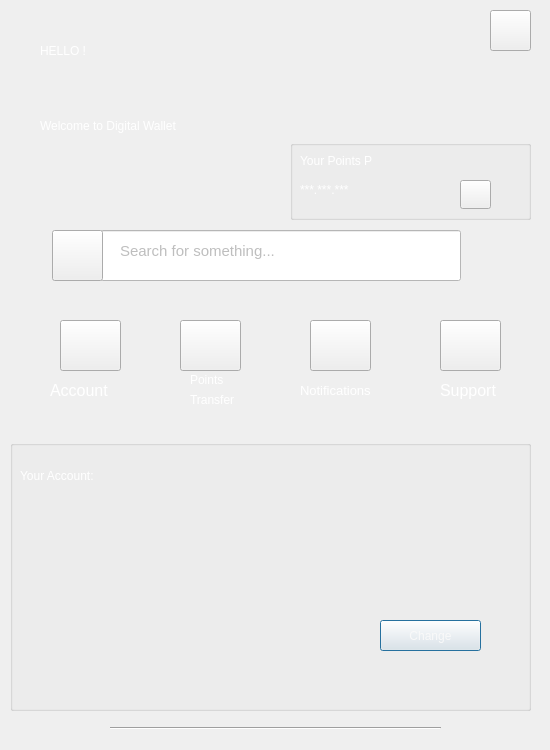
<?xml version="1.0" encoding="UTF-8"?>
<ui version="4.0">
 <class>Menu</class>
 <widget class="QDialog" name="Menu">
  <property name="geometry">
   <rect>
    <x>0</x>
    <y>0</y>
    <width>550</width>
    <height>750</height>
   </rect>
  </property>
  <property name="windowTitle">
   <string>Dialog</string>
  </property>
  <widget class="QLabel" name="label">
   <property name="geometry">
    <rect>
     <x>0</x>
     <y>-260</y>
     <width>561</width>
     <height>1091</height>
    </rect>
   </property>
   <property name="styleSheet">
    <string notr="true">background-image: url(:/nenchu1/picture/troitoi.jpg);</string>
   </property>
   <property name="text">
    <string/>
   </property>
  </widget>
  <widget class="QLabel" name="label_2">
   <property name="geometry">
    <rect>
     <x>40</x>
     <y>110</y>
     <width>261</width>
     <height>31</height>
    </rect>
   </property>
   <property name="styleSheet">
    <string notr="true">color: rgb(255, 255, 255);
font: 14pt &quot;Segoe UI&quot;;</string>
   </property>
   <property name="text">
    <string>Welcome to Digital Wallet</string>
   </property>
  </widget>
  <widget class="QLabel" name="label_3">
   <property name="geometry">
    <rect>
     <x>40</x>
     <y>70</y>
     <width>301</width>
     <height>41</height>
    </rect>
   </property>
   <property name="font">
    <font>
     <family>Segoe UI</family>
     <pointsize>18</pointsize>
     <italic>false</italic>
     <fontweight>DemiBold</fontweight>
    </font>
   </property>
   <property name="styleSheet">
    <string notr="true">color: rgb(255, 255, 255);
font: 600 18pt &quot;Segoe UI&quot;;
</string>
   </property>
   <property name="text">
    <string/>
   </property>
  </widget>
  <widget class="QLabel" name="label_4">
   <property name="geometry">
    <rect>
     <x>40</x>
     <y>30</y>
     <width>161</width>
     <height>41</height>
    </rect>
   </property>
   <property name="styleSheet">
    <string notr="true">color: rgb(255, 255, 255);
font: 600 26pt &quot;Segoe UI&quot;;
</string>
   </property>
   <property name="text">
    <string>HELLO !</string>
   </property>
  </widget>
  <widget class="QGroupBox" name="groupBox">
   <property name="enabled">
    <bool>true</bool>
   </property>
   <property name="geometry">
    <rect>
     <x>10</x>
     <y>440</y>
     <width>521</width>
     <height>271</height>
    </rect>
   </property>
   <property name="focusPolicy">
    <enum>Qt::FocusPolicy::ClickFocus</enum>
   </property>
   <property name="styleSheet">
    <string notr="true"/>
   </property>
   <property name="title">
    <string/>
   </property>
   <widget class="QLabel" name="label_10">
    <property name="geometry">
     <rect>
      <x>10</x>
      <y>100</y>
      <width>331</width>
      <height>20</height>
     </rect>
    </property>
    <property name="styleSheet">
     <string notr="true">font: 600 15pt &quot;Segoe UI&quot;;
color: rgb(249, 249, 249);</string>
    </property>
    <property name="text">
     <string/>
    </property>
   </widget>
   <widget class="QLabel" name="label_11">
    <property name="geometry">
     <rect>
      <x>10</x>
      <y>140</y>
      <width>331</width>
      <height>31</height>
     </rect>
    </property>
    <property name="styleSheet">
     <string notr="true">font: 600 15pt &quot;Segoe UI&quot;;
color: rgb(249, 249, 249);</string>
    </property>
    <property name="text">
     <string/>
    </property>
   </widget>
   <widget class="QLabel" name="label_12">
    <property name="geometry">
     <rect>
      <x>10</x>
      <y>180</y>
      <width>331</width>
      <height>31</height>
     </rect>
    </property>
    <property name="styleSheet">
     <string notr="true">font: 600 15pt &quot;Segoe UI&quot;;
color: rgb(249, 249, 249);</string>
    </property>
    <property name="text">
     <string/>
    </property>
   </widget>
   <widget class="QLabel" name="label_13">
    <property name="geometry">
     <rect>
      <x>10</x>
      <y>20</y>
      <width>201</width>
      <height>31</height>
     </rect>
    </property>
    <property name="autoFillBackground">
     <bool>false</bool>
    </property>
    <property name="styleSheet">
     <string notr="true">font: 600 18pt &quot;Segoe UI&quot;;
color: rgb(255, 255, 255);</string>
    </property>
    <property name="text">
     <string>Your Account:</string>
    </property>
   </widget>
   <widget class="QPushButton" name="pushButton_6">
    <property name="enabled">
     <bool>true</bool>
    </property>
    <property name="geometry">
     <rect>
      <x>370</x>
      <y>180</y>
      <width>101</width>
      <height>31</height>
     </rect>
    </property>
    <property name="focusPolicy">
     <enum>Qt::FocusPolicy::StrongFocus</enum>
    </property>
    <property name="styleSheet">
     <string notr="true">font: 600 10pt &quot;Segoe UI&quot;;
color: rgb(249, 249, 249);
background-image: url(:/nenchu1/picture/troitoi.jpg);</string>
    </property>
    <property name="text">
     <string>Change</string>
    </property>
   </widget>
  </widget>
  <widget class="Line" name="line">
   <property name="geometry">
    <rect>
     <x>110</x>
     <y>720</y>
     <width>331</width>
     <height>16</height>
    </rect>
   </property>
   <property name="orientation">
    <enum>Qt::Orientation::Horizontal</enum>
   </property>
  </widget>
  <widget class="QGroupBox" name="groupBox_2">
   <property name="enabled">
    <bool>true</bool>
   </property>
   <property name="geometry">
    <rect>
     <x>290</x>
     <y>140</y>
     <width>241</width>
     <height>80</height>
    </rect>
   </property>
   <property name="title">
    <string/>
   </property>
   <widget class="QLabel" name="label_7">
    <property name="geometry">
     <rect>
      <x>10</x>
      <y>10</y>
      <width>121</width>
      <height>21</height>
     </rect>
    </property>
    <property name="styleSheet">
     <string notr="true">
font: 600 11pt &quot;Segoe UI&quot;;
color: rgb(255, 255, 255);</string>
    </property>
    <property name="text">
     <string>Your Points P</string>
    </property>
   </widget>
   <widget class="QLabel" name="label_9">
    <property name="geometry">
     <rect>
      <x>10</x>
      <y>40</y>
      <width>121</width>
      <height>20</height>
     </rect>
    </property>
    <property name="styleSheet">
     <string notr="true">font: 600 15pt &quot;Segoe UI&quot;;
color: rgb(255, 255, 255);</string>
    </property>
    <property name="text">
     <string>***.***.*** </string>
    </property>
   </widget>
   <widget class="QPushButton" name="mat">
    <property name="geometry">
     <rect>
      <x>170</x>
      <y>40</y>
      <width>31</width>
      <height>29</height>
     </rect>
    </property>
    <property name="text">
     <string/>
    </property>
   </widget>
   <widget class="QLabel" name="label_21">
    <property name="geometry">
     <rect>
      <x>10</x>
      <y>40</y>
      <width>121</width>
      <height>21</height>
     </rect>
    </property>
    <property name="styleSheet">
     <string notr="true">font: 600 14pt &quot;Segoe UI&quot;;
color: rgb(255, 255, 255);</string>
    </property>
    <property name="text">
     <string/>
    </property>
   </widget>
  </widget>
  <widget class="QPushButton" name="tk1_4">
   <property name="geometry">
    <rect>
     <x>490</x>
     <y>10</y>
     <width>41</width>
     <height>41</height>
    </rect>
   </property>
   <property name="styleSheet">
    <string notr="true">background-image: url(:/nenchu1/picture/troitoi.jpg);
color: rgb(255, 255, 255);
</string>
   </property>
   <property name="text">
    <string/>
   </property>
   <property name="icon">
    <iconset theme="QIcon::ThemeIcon::SystemLogOut"/>
   </property>
   <property name="iconSize">
    <size>
     <width>28</width>
     <height>28</height>
    </size>
   </property>
   <property name="shortcut">
    <string/>
   </property>
   <property name="checkable">
    <bool>false</bool>
   </property>
   <property name="checked">
    <bool>false</bool>
   </property>
   <property name="autoRepeat">
    <bool>false</bool>
   </property>
   <property name="autoExclusive">
    <bool>false</bool>
   </property>
   <property name="autoRepeatDelay">
    <number>299</number>
   </property>
  </widget>
  <widget class="QLineEdit" name="lineEdit">
   <property name="geometry">
    <rect>
     <x>100</x>
     <y>230</y>
     <width>361</width>
     <height>51</height>
    </rect>
   </property>
   <property name="styleSheet">
    <string notr="true">background-color: rgb(255, 255, 255);
color: rgb(0, 0, 0);
font: 16pt &quot;Segoe UI&quot;;</string>
   </property>
  </widget>
  <widget class="QLabel" name="label_17">
   <property name="enabled">
    <bool>false</bool>
   </property>
   <property name="geometry">
    <rect>
     <x>120</x>
     <y>240</y>
     <width>201</width>
     <height>21</height>
    </rect>
   </property>
   <property name="font">
    <font>
     <pointsize>11</pointsize>
    </font>
   </property>
   <property name="text">
    <string>Search for something...</string>
   </property>
  </widget>
  <widget class="QLabel" name="label_18">
   <property name="geometry">
    <rect>
     <x>160</x>
     <y>310</y>
     <width>101</width>
     <height>101</height>
    </rect>
   </property>
   <property name="styleSheet">
    <string notr="true">background-image: url(:/nenchu1/picture/troitoi.jpg);</string>
   </property>
   <property name="text">
    <string/>
   </property>
  </widget>
  <widget class="QLabel" name="label_19">
   <property name="geometry">
    <rect>
     <x>420</x>
     <y>310</y>
     <width>101</width>
     <height>101</height>
    </rect>
   </property>
   <property name="styleSheet">
    <string notr="true">background-image: url(:/nenchu1/picture/troitoi.jpg);</string>
   </property>
   <property name="text">
    <string/>
   </property>
  </widget>
  <widget class="QLabel" name="label_20">
   <property name="geometry">
    <rect>
     <x>290</x>
     <y>310</y>
     <width>101</width>
     <height>101</height>
    </rect>
   </property>
   <property name="styleSheet">
    <string notr="true">background-image: url(:/nenchu1/picture/troitoi.jpg);</string>
   </property>
   <property name="text">
    <string/>
   </property>
  </widget>
  <widget class="QLabel" name="label_14">
   <property name="geometry">
    <rect>
     <x>40</x>
     <y>310</y>
     <width>91</width>
     <height>101</height>
    </rect>
   </property>
   <property name="styleSheet">
    <string notr="true">background-image: url(:/nenchu1/picture/troitoi.jpg);</string>
   </property>
   <property name="text">
    <string/>
   </property>
  </widget>
  <widget class="QPushButton" name="tk1">
   <property name="geometry">
    <rect>
     <x>60</x>
     <y>320</y>
     <width>61</width>
     <height>51</height>
    </rect>
   </property>
   <property name="styleSheet">
    <string notr="true">background-image: url(:/nenchu1/picture/troitoi.jpg);
background-image: url(:/nenchu1/picture/troitoi.jpg);</string>
   </property>
   <property name="text">
    <string/>
   </property>
   <property name="icon">
    <iconset theme="QIcon::ThemeIcon::UserAvailable"/>
   </property>
   <property name="iconSize">
    <size>
     <width>40</width>
     <height>40</height>
    </size>
   </property>
   <property name="shortcut">
    <string/>
   </property>
   <property name="checkable">
    <bool>false</bool>
   </property>
   <property name="checked">
    <bool>false</bool>
   </property>
   <property name="autoRepeat">
    <bool>false</bool>
   </property>
   <property name="autoExclusive">
    <bool>false</bool>
   </property>
   <property name="autoRepeatDelay">
    <number>299</number>
   </property>
  </widget>
  <widget class="QLabel" name="label_6">
   <property name="geometry">
    <rect>
     <x>50</x>
     <y>380</y>
     <width>81</width>
     <height>20</height>
    </rect>
   </property>
   <property name="font">
    <font>
     <family>Segoe UI</family>
     <pointsize>12</pointsize>
     <italic>false</italic>
     <fontweight>DemiBold</fontweight>
    </font>
   </property>
   <property name="styleSheet">
    <string notr="true">font: 600 12pt &quot;Segoe UI&quot;;
color: rgb(255, 255, 255);</string>
   </property>
   <property name="text">
    <string>Account</string>
   </property>
  </widget>
  <widget class="QPushButton" name="pushButton_4">
   <property name="geometry">
    <rect>
     <x>180</x>
     <y>320</y>
     <width>61</width>
     <height>51</height>
    </rect>
   </property>
   <property name="styleSheet">
    <string notr="true">background-image: url(:/nenchu1/picture/troitoi.jpg);
background-image: url(:/nenchu1/picture/troitoi.jpg);</string>
   </property>
   <property name="text">
    <string/>
   </property>
   <property name="icon">
    <iconset theme="QIcon::ThemeIcon::DocumentSend"/>
   </property>
   <property name="iconSize">
    <size>
     <width>40</width>
     <height>40</height>
    </size>
   </property>
  </widget>
  <widget class="QLabel" name="label_5">
   <property name="geometry">
    <rect>
     <x>190</x>
     <y>370</y>
     <width>81</width>
     <height>20</height>
    </rect>
   </property>
   <property name="styleSheet">
    <string notr="true">font: 600 12pt &quot;Segoe UI&quot;;
color: rgb(255, 255, 255);</string>
   </property>
   <property name="text">
    <string>Points</string>
   </property>
  </widget>
  <widget class="QLabel" name="label_8">
   <property name="geometry">
    <rect>
     <x>190</x>
     <y>390</y>
     <width>81</width>
     <height>20</height>
    </rect>
   </property>
   <property name="styleSheet">
    <string notr="true">font: 600 12pt &quot;Segoe UI&quot;;
color: rgb(255, 255, 255);</string>
   </property>
   <property name="text">
    <string>Transfer </string>
   </property>
  </widget>
  <widget class="QPushButton" name="tk1_3">
   <property name="geometry">
    <rect>
     <x>440</x>
     <y>320</y>
     <width>61</width>
     <height>51</height>
    </rect>
   </property>
   <property name="styleSheet">
    <string notr="true">background-image: url(:/nenchu1/picture/troitoi.jpg);
background-image: url(:/nenchu1/picture/troitoi.jpg);</string>
   </property>
   <property name="text">
    <string/>
   </property>
   <property name="icon">
    <iconset theme="QIcon::ThemeIcon::CallStart"/>
   </property>
   <property name="iconSize">
    <size>
     <width>40</width>
     <height>40</height>
    </size>
   </property>
   <property name="shortcut">
    <string/>
   </property>
   <property name="checkable">
    <bool>false</bool>
   </property>
   <property name="checked">
    <bool>false</bool>
   </property>
   <property name="autoRepeat">
    <bool>false</bool>
   </property>
   <property name="autoExclusive">
    <bool>false</bool>
   </property>
   <property name="autoRepeatDelay">
    <number>299</number>
   </property>
  </widget>
  <widget class="QLabel" name="label_16">
   <property name="geometry">
    <rect>
     <x>440</x>
     <y>380</y>
     <width>81</width>
     <height>21</height>
    </rect>
   </property>
   <property name="font">
    <font>
     <family>Segoe UI</family>
     <pointsize>12</pointsize>
     <italic>false</italic>
     <fontweight>DemiBold</fontweight>
    </font>
   </property>
   <property name="styleSheet">
    <string notr="true">font: 600 12pt &quot;Segoe UI&quot;;
color: rgb(255, 255, 255);</string>
   </property>
   <property name="text">
    <string>Support</string>
   </property>
  </widget>
  <widget class="QPushButton" name="tk1_2">
   <property name="geometry">
    <rect>
     <x>310</x>
     <y>320</y>
     <width>61</width>
     <height>51</height>
    </rect>
   </property>
   <property name="styleSheet">
    <string notr="true">background-image: url(:/nenchu1/picture/troitoi.jpg);
background-image: url(:/nenchu1/picture/troitoi.jpg);</string>
   </property>
   <property name="text">
    <string/>
   </property>
   <property name="icon">
    <iconset theme="QIcon::ThemeIcon::MailReplied"/>
   </property>
   <property name="iconSize">
    <size>
     <width>40</width>
     <height>40</height>
    </size>
   </property>
   <property name="shortcut">
    <string/>
   </property>
   <property name="checkable">
    <bool>false</bool>
   </property>
   <property name="checked">
    <bool>false</bool>
   </property>
   <property name="autoRepeat">
    <bool>false</bool>
   </property>
   <property name="autoExclusive">
    <bool>false</bool>
   </property>
   <property name="autoRepeatDelay">
    <number>299</number>
   </property>
  </widget>
  <widget class="QLabel" name="label_15">
   <property name="geometry">
    <rect>
     <x>300</x>
     <y>380</y>
     <width>101</width>
     <height>20</height>
    </rect>
   </property>
   <property name="font">
    <font>
     <family>Segoe UI</family>
     <pointsize>10</pointsize>
     <italic>false</italic>
     <fontweight>DemiBold</fontweight>
    </font>
   </property>
   <property name="styleSheet">
    <string notr="true">font: 600 10pt &quot;Segoe UI&quot;;
color: rgb(255, 255, 255);</string>
   </property>
   <property name="text">
    <string>Notifications</string>
   </property>
  </widget>
  <widget class="QPushButton" name="pushButton">
   <property name="geometry">
    <rect>
     <x>52</x>
     <y>230</y>
     <width>51</width>
     <height>51</height>
    </rect>
   </property>
   <property name="text">
    <string/>
   </property>
   <property name="icon">
    <iconset theme="QIcon::ThemeIcon::EditFind"/>
   </property>
   <property name="iconSize">
    <size>
     <width>25</width>
     <height>25</height>
    </size>
   </property>
  </widget>
 </widget>
 <resources/>
 <connections/>
</ui>
